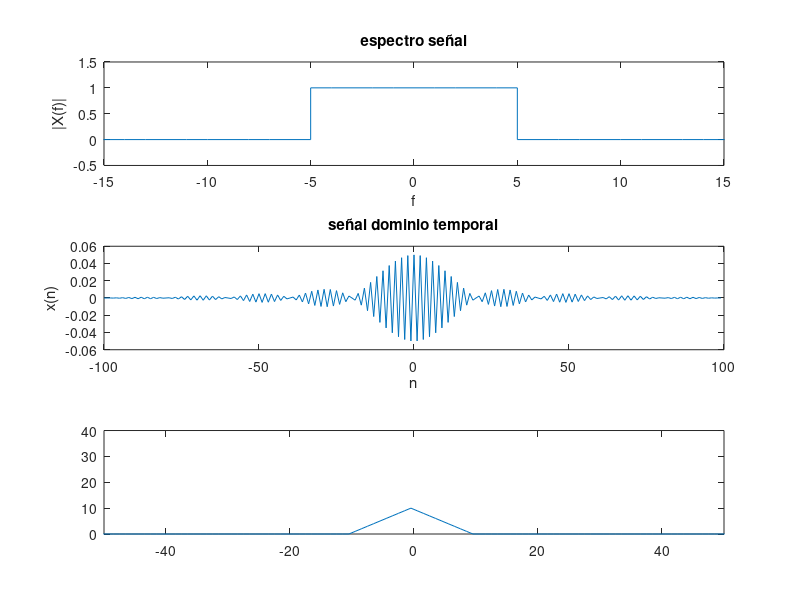
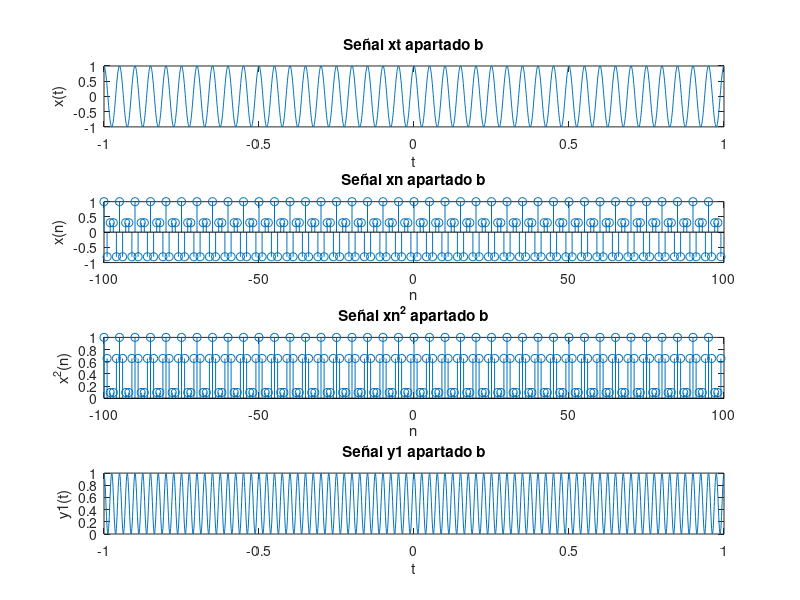
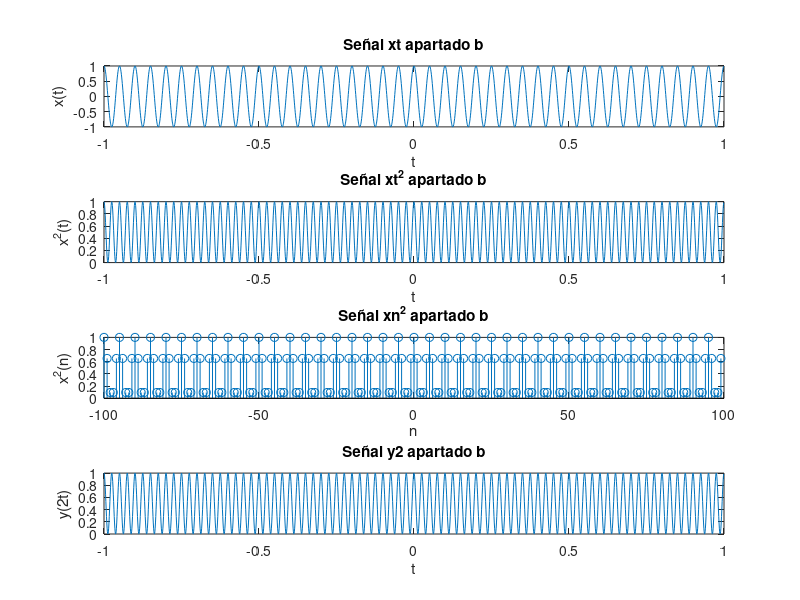

Source code (MATLAB) for these figures, in order:
##Ejercicio 6.12 tratamiento digital de la señal


#Apartado a

n=-100:1:100-1;         %%Base de tiempos
df=-100:1:100-1;        %%Base de frecuencias
B = input ("Introduzca ancho de banda de la señal(entre 1 y 10):");

xaf=[zeros(1,length(df)/2-B) ones(1,2*B) zeros(1,length(df)/2-B)];
xat = fftshift(ifft(xaf));
##El producto en el tiempo es la convolucion en frecuencia
xacf=conv(xaf,xaf);    %%Convolucion de xaf consigo misma 

subplot(3,1,1);
stairs(df,xaf);
title('espectro señal');xlabel('f');ylabel('|X(f)|');
axis([-15 15 -0.5 1.5]);
subplot(3,1,2);
plot(n,xat);
title('señal dominio temporal');xlabel('n');ylabel('x(n)');
subplot(3,1,3);
nconv=-length(xacf)/2:1:length(xacf)/2-1;
plot(nconv,xacf);
axis([-50 50 0 40]);
x2 = fftshift(fft(xacf));
figure;
plot(nconv,abs(x2));
title('Señal de salida y1');xlabel('t');ylabel('y1(t)');

##Apartado b

Fs=50;
t=-1:0.001:1-0.001;
xat=cos(2*pi*20.*t);
xan=cos(2*pi*(20/50).*n);
xan2=(cos(2*pi*(20/50).*n)).^2;
y1=(cos(2*pi*(20/50)*50*t)).^2;

subplot(4,1,1);
plot(t,xat);
title('Señal xt apartado b');xlabel('t');ylabel('x(t)');
subplot(4,1,2);
stem(n,xan);
title('Señal xn apartado b');xlabel('n');ylabel('x(n)');
subplot(4,1,3);
stem(n,xan2);
title('Señal xn^2 apartado b');xlabel('n');ylabel('x^2(n)');
subplot(4,1,4);
plot(t,y1);
title('Señal y1 apartado b');xlabel('t');ylabel('y1(t)');

xat=cos(2*pi*20.*t);
xat2=(cos(2*pi*20.*t)).^2;
xan2=(cos(2*pi*(20/50).*n)).^2;
y2=(cos(2*pi*(20/50)*50.*n)).^2;

figure;
subplot(4,1,1);
plot(t,xat);
title('Señal xt apartado b');xlabel('t');ylabel('x(t)');
subplot(4,1,2);
plot(t,xat2);
title('Señal xt^2 apartado b');xlabel('t');ylabel('x^2(t)');
subplot(4,1,3);
stem(n,xan2);
title('Señal xn^2 apartado b');xlabel('n');ylabel('x^2(n)');
subplot(4,1,4);


plot(t,y1);
title('Señal y2 apartado b');xlabel('t');ylabel('y(2t)');
